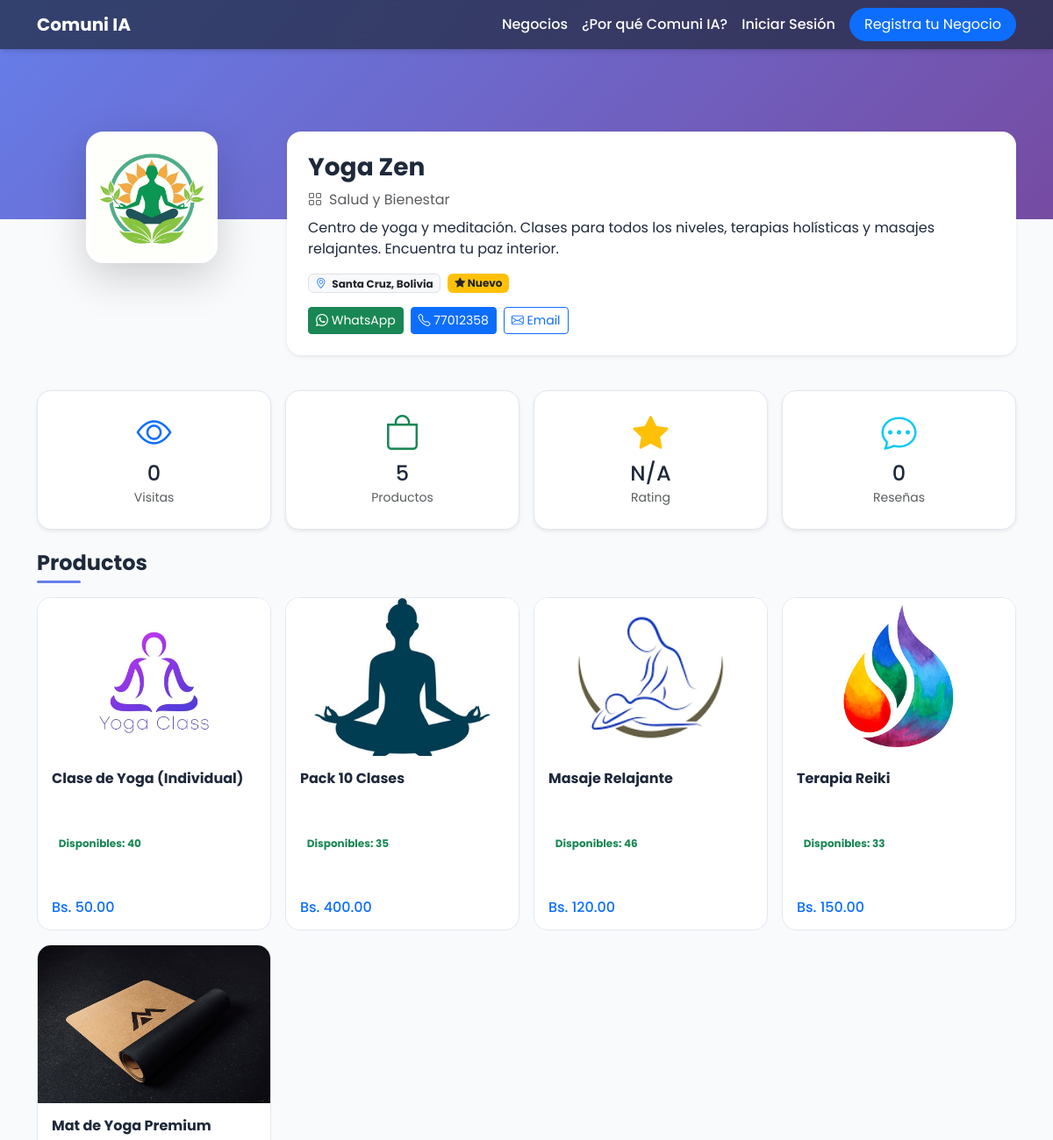
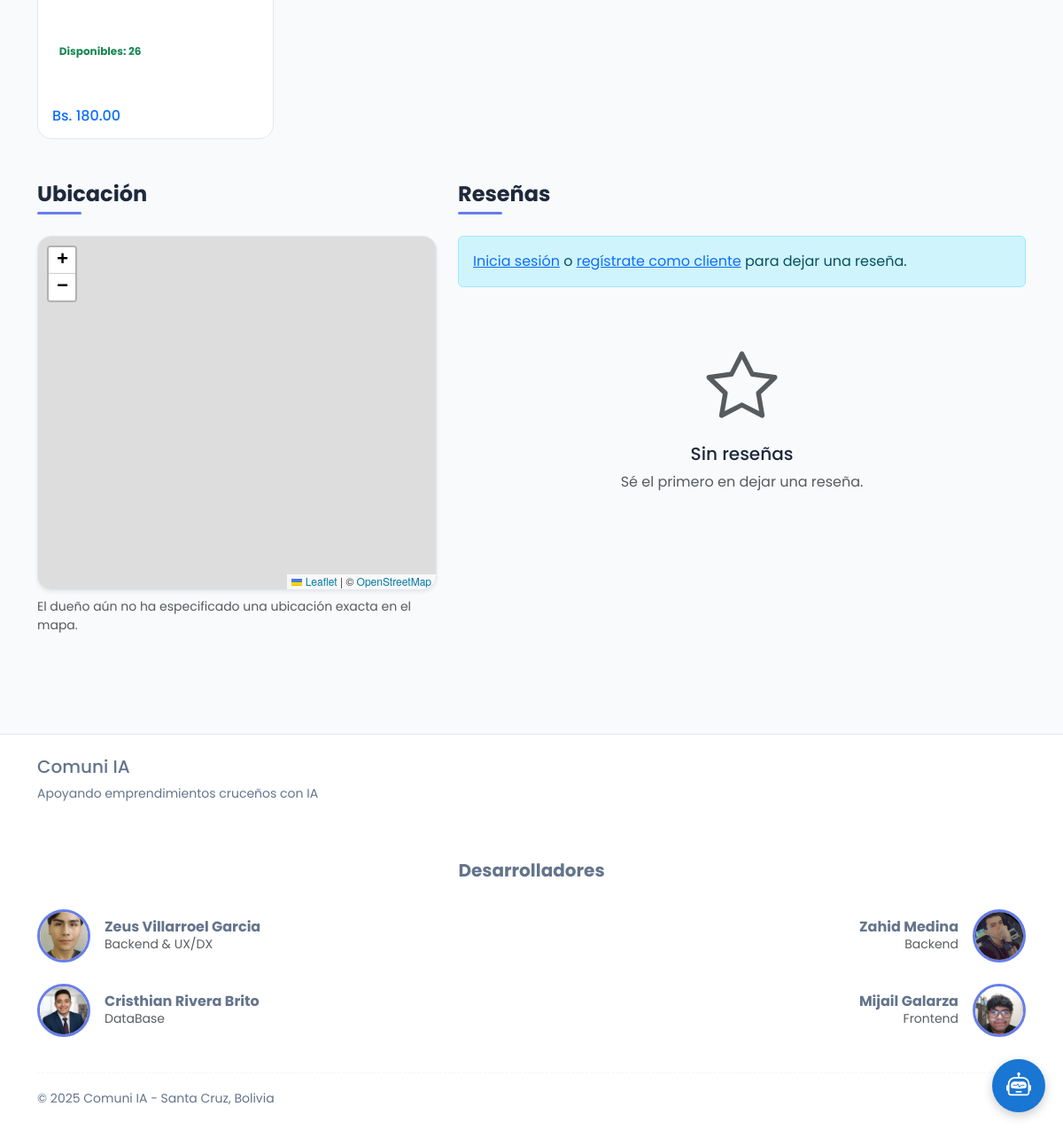
Screenshot of /profile/14 with the database file from the repository (2 pictures, top to bottom).
### app.py (models this page shows)
class Business(db.Model):
    __tablename__ = 'businesses'
    id = db.Column(db.Integer, primary_key=True)
    name = db.Column(db.String(160), nullable=False)
    description = db.Column(db.Text, nullable=False)
    logo = db.Column(db.String(500), nullable=True)  # Ruta relativa a static/uploads
    location = db.Column(db.String(160), nullable=False, default="Santa Cruz, Bolivia")
    category = db.Column(db.String(100), nullable=False, default="Servicios")
    phone = db.Column(db.String(20), nullable=True)
    nit = db.Column(db.String(20), nullable=True)  # NUEVO CAMPO
    latitude = db.Column(db.Float, nullable=True)
    longitude = db.Column(db.Float, nullable=True)
    email = db.Column(db.String(120), nullable=True)
    whatsapp = db.Column(db.String(20), nullable=True)
    reviews = db.relationship('Review', backref='business', lazy=True, cascade="all, delete-orphan")
    products = db.relationship('Product', backref='business', lazy=True, cascade="all, delete-orphan")
    favorited_by = db.relationship('User', secondary=favorites, lazy='subquery', backref=db.backref('favorite_businesses', lazy=True))
    viewed_by = db.relationship('User', secondary=business_views, lazy='subquery', backref=db.backref('viewed_businesses', lazy=True))
    is_active = db.Column(db.Boolean, default=True, nullable=False)

class Product(db.Model):
    __tablename__ = 'products'
    id = db.Column(db.Integer, primary_key=True)
    business_id = db.Column(db.Integer, db.ForeignKey('businesses.id'), nullable=False)
    name = db.Column(db.String(160), nullable=False)
    description = db.Column(db.Text, nullable=True)  # Descripción detallada del producto
    price = db.Column(db.Float, nullable=False)
    stock = db.Column(db.Integer, nullable=False, default=0) # NUEVO CAMPO
    image_url = db.Column(db.String(500), nullable=True)  # Ruta relativa a static/uploads

### app.py (the view, shortened to what this page needs)
@app.route('/profile/<int:id>', strict_slashes=False)
def profile(id):
    business = Business.query.get_or_404(id)
    products = Product.query.filter_by(business_id=id).all()
    reviews_query = Review.query.filter_by(business_id=id).order_by(Review.created_at.desc()).all()
    avg_rating = db.session.query(db.func.avg(Review.rating)).filter_by(business_id=id).scalar() or 0
    is_owner = False
    is_favorited = False
    reservations_for_owner = []
    if 'user_id' in session and User.query.get(session['user_id']) and User.query.get(session['user_id']).business_id == id:
        is_owner = True
        reservations_for_owner = db.session.query(Reservation).join(Product).filter(Product.business_id == id).order_by(Reservation.created_at.desc()).all()
    view_count = len(business.viewed_by)
    return render_template('profile.html', business=business, products=products,
                         reviews=[r.to_dict() for r in reviews_query],
                         avg_rating=round(avg_rating, 1), view_count=view_count,
                         is_owner=is_owner, reservations=reservations_for_owner,
                         is_favorited=is_favorited)

### templates/profile.html (shortened to what this page needs)
{% extends "layout.html" %}
{% block head_extra %}
  <link rel="stylesheet" href="https://unpkg.com/leaflet@1.9.4/dist/leaflet.css"/>
{% endblock %}
{% block content %}
<div data-business-id="{{ business.id }}" data-is-owner="{{ 'true' if is_owner else 'false' }}" data-latitude="{{ business.latitude or '' }}" data-longitude="{{ business.longitude or '' }}">
<div class="profile-banner" style="background-image: linear-gradient(135deg, #667eea 0%, #764ba2 100%);"></div>
<div class="container pb-5">
  <div class="profile-header">
    <div class="row">
      <div class="col-md-3 text-center mb-3 position-relative">
        {% if business.logo %}
        <img src="{{ url_for('static', filename='uploads/' + business.logo) }}" class="profile-avatar shadow-lg mx-auto">
        {% else %}
        <div class="profile-avatar shadow-lg mx-auto d-flex align-items-center justify-content-center bg-light">
          <i class="bi bi-shop display-4 text-muted"></i>
        </div>
        {% endif %}
      </div>
      <div class="col-md-9">
        <div class="bg-white rounded-4 shadow-sm p-4 h-100">
          <div class="d-flex justify-content-between align-items-start">
            <div>
              <h1 class="h3 fw-bold mb-2">{{ business.name }}</h1>
            </div>
          </div>
          <p class="text-muted mb-2"><i class="bi bi-grid me-2"></i>{{ business.category }}</p>
          <p class="mb-3">{{ business.description }}</p>
          <div class="d-flex gap-2 flex-wrap mb-3">
            <span class="badge bg-light text-dark border"><i class="bi bi-geo-alt text-primary me-1"></i> {{ business.location }}</span>
            <span class="badge bg-warning text-dark"><i class="bi bi-star-fill"></i> {{ avg_rating if avg_rating > 0 else 'Nuevo' }}</span>
          </div>
          <div class="d-flex gap-2 flex-wrap">
            {% if business.whatsapp %}
            <a href="https://wa.me/{{ business.whatsapp }}" target="_blank" class="btn btn-success btn-sm">
              <i class="bi bi-whatsapp"></i> WhatsApp
            </a>
            {% endif %}
            {% if business.phone %}
            <a href="tel:{{ business.phone }}" class="btn btn-primary btn-sm">
              <i class="bi bi-telephone"></i> {{ business.phone }}
            </a>
            {% endif %}
            {% if business.email %}
            <a href="mailto:{{ business.email }}" class="btn btn-outline-primary btn-sm">
              <i class="bi bi-envelope"></i> Email
            </a>
            {% endif %}
          </div>
        </div>
      </div>
    </div>
  </div>
  <div class="row g-3 my-4">
    <div class="col-md-3 col-6">
      <div class="stats-box shadow-sm">
        <i class="bi bi-eye display-6 text-primary"></i>
        <h4 class="mt-2 mb-0">{{ view_count }}</h4>
        <small class="text-muted">Visitas</small>
      </div>
    </div>
    <div class="col-md-3 col-6">
      <div class="stats-box shadow-sm">
        <i class="bi bi-bag display-6 text-success"></i>
        <h4 class="mt-2 mb-0">{{ products|length }}</h4>
        <small class="text-muted">Productos</small>
      </div>
    </div>
    <div class="col-md-3 col-6">
      <div class="stats-box shadow-sm">
        <i class="bi bi-star-fill display-6 text-warning"></i>
        <h4 class="mt-2 mb-0">{{ avg_rating if avg_rating > 0 else 'N/A' }}</h4>
        <small class="text-muted">Rating</small>
      </div>
    </div>
    <div class="col-md-3 col-6">
      <div class="stats-box shadow-sm">
        <i class="bi bi-chat-dots display-6 text-info"></i>
        <h4 class="mt-2 mb-0">{{ reviews|length }}</h4>
        <small class="text-muted">Reseñas</small>
      </div>
    </div>
  </div>
  <section class="mb-5">
    <div class="d-flex justify-content-between align-items-center mb-3">
      <h2 class="section-title mb-0">Productos</h2>
    </div>
    <div id="products-list" class="row g-3">
      {% if products %}
        {% for product in products %}
        <div class="col-lg-3 col-md-4 col-sm-6 col-12">
          <div class="product-card-new" data-product-id="{{ product.id }}">
            <div class="product-card-inner">
              <div class="product-card-front">
                {% if product.image_url %}
                <img src="{{ url_for('static', filename='uploads/' + product.image_url) }}" class="product-img-new">
                {% else %}
                <div class="product-img-new bg-light d-flex align-items-center justify-content-center">
                  <i class="bi bi-image display-4 text-muted"></i>
                </div>
                {% endif %}
                <div class="p-3">
                  <h6 class="fw-bold mb-2">{{ product.name }}</h6>
                  <div class="mb-2">
                    <span class="badge {{ 'bg-success-soft text-success' if product.stock > 0 else 'bg-danger-soft text-danger' }}">
                      {{ 'Disponibles: ' + product.stock|string if product.stock > 0 else 'Agotado' }}
                    </span>
                  </div>
                  <div class="d-flex justify-content-between align-items-center">
                    <span class="h6 text-primary mb-0">Bs. {{ "%.2f"|format(product.price) }}</span>
                  </div>
                </div>
              </div>
              <div class="product-card-back">
                <div class="d-flex justify-content-between align-items-start mb-3">
                  <h6 class="fw-bold mb-0">{{ product.name }}</h6>
                  <button class="btn btn-sm btn-outline-secondary flip-back-button" title="Volver">
                  </button>
                </div>
                <div class="product-description small">
                  {% if product.description %}
                  <p class="mb-3">{{ product.description }}</p>
                  {% else %}
                  <p class="text-muted">Sin descripción disponible</p>
                  {% endif %}
                </div>
                <div class="mb-3">
                  <span class="badge {{ 'bg-success-soft text-success' if product.stock > 0 else 'bg-danger-soft text-danger' }}">
                  </span>
                </div>
                <div class="mt-auto">
                  <div class="d-flex justify-content-between align-items-center">
                    <span class="h6 text-primary mb-0">Bs. {{ "%.2f"|format(product.price) }}</span>
                  </div>
                </div>
              </div>
            </div>
          </div>
        </div>
        {% endfor %}
      {% endif %}
    </div>
  </section>
  <section class="mt-5">
    <div class="row g-4">
      <div class="col-lg-5">
        <h2 class="section-title">Ubicación</h2>
        <div id="profileMap" class="map-container shadow-sm"></div>
        {% if not business.latitude or not business.longitude %}
        <p class="text-muted mt-2 small">El dueño aún no ha especificado una ubicación exacta en el mapa.</p>
        {% endif %}
      </div>
      <div class="col-lg-7">
        <h2 class="section-title">Reseñas</h2>
        {% if session.user_id and not is_owner %}
        <div class="card shadow-sm mb-4">
          <div class="card-body p-4">
            <h5 class="card-title">Deja tu opinión</h5>
            <form id="reviewForm">
              <div class="mb-3">
                <label class="form-label">Calificación</label>
                <div id="ratingStars" class="text-warning" style="cursor: pointer; font-size: 1.5rem;">
                  <i class="bi bi-star" data-value="1"></i>
                  <i class="bi bi-star" data-value="2"></i>
                  <i class="bi bi-star" data-value="3"></i>
                  <i class="bi bi-star" data-value="4"></i>
                  <i class="bi bi-star" data-value="5"></i>
                </div>
                <input type="hidden" name="rating" id="ratingInput" required>
              </div>
              <div class="mb-3">
                <label for="comment" class="form-label">Comentario</label>
                <textarea class="form-control" id="comment" name="comment" rows="3" required></textarea>
              </div>
              <button type="submit" class="btn btn-primary">Enviar Reseña</button>
            </form>
          </div>
        </div>
        {% elif not session.user_id %}
        <div class="alert alert-info">
          <a href="{{ url_for('login', next=request.url) }}">Inicia sesión</a> o
          <a href="{{ url_for('register_client') }}">regístrate como cliente</a> para dejar una reseña.
        </div>
        {% endif %}
        <div id="reviews-list">
          {% if reviews %}
            {% for review in reviews %}
            <div class="review-box shadow-sm mb-3">
              <div class="d-flex justify-content-between mb-2">
                <h6 class="fw-bold mb-0"><i class="bi bi-person-circle text-primary me-2"></i>{{ review.author }}</h6>
                <small class="text-muted">{{ review.created_at }}</small>
              </div>
              <div class="text-warning mb-2">
                {% for i in range(review.rating) %}<i class="bi bi-star-fill"></i>{% endfor %}
                {% for i in range(5 - review.rating) %}<i class="bi bi-star"></i>{% endfor %}
              </div>
              <p class="text-muted mb-0">{{ review.comment }}</p>
            </div>
            {% endfor %}
          {% else %}
          <div class="col-12 text-center py-5">
            <i class="bi bi-star display-1 text-muted"></i>
            <h5 class="mt-3">Sin reseñas</h5>
            <p class="text-muted">Sé el primero en dejar una reseña.</p>
          </div>
          {% endif %}
        </div>
      </div>
    </div>
  </section>
</div>
</div>
{% endblock %}

### static/css/styles.css (style rules this page uses)
:root { --primary-color: #667eea; --secondary-color: #764ba2; --text-dark: #1e293b; --text-light: #64748b; --bg-light: #f8fafc; --white: #ffffff; --border-color: #e2e8f0; --shadow: 0 4px 6px -1px rgba(0, 0, 0, 0.1), 0 2px 4px -2px rgba(0, 0, 0, 0.1); --shadow-lg: 0 10px 15px -3px rgba(0, 0, 0, 0.1), 0 4px 6px -4px rgba(0, 0, 0, 0.1); }
body { font-family: 'Poppins', sans-serif; background-color: var(--bg-light); color: var(--text-dark); }
.profile-banner { height: 250px; position: relative; }
.profile-header { margin-top: -100px; position: relative; z-index: 10; }
.profile-avatar { width: 150px; height: 150px; border-radius: 20px; border: 5px solid var(--white); object-fit: cover; background: var(--white); }
.stats-box { background: var(--white); border: 1px solid var(--border-color); border-radius: 16px; padding: 1.5rem; text-align: center; transition: transform 0.3s ease, box-shadow 0.3s ease; }
.section-title { font-size: 1.5rem; font-weight: 700; color: var(--text-dark); margin-bottom: 1.5rem; position: relative; padding-bottom: 0.5rem; }
.section-title::after { content: ''; position: absolute; bottom: 0; left: 0; width: 50px; height: 3px; background: var(--primary-color); border-radius: 2px; }
.product-card-new { border-radius: 16px; position: relative; height: 380px; perspective: 1000px; cursor: pointer; }
.product-card-inner { position: relative; width: 100%; height: 100%; transition: transform 0.8s; transform-style: preserve-3d; }
.product-card-front, .product-card-back { position: absolute; width: 100%; height: 100%; -webkit-backface-visibility: hidden; backface-visibility: hidden; border-radius: 16px; border: 1px solid var(--border-color); background: var(--white); overflow: hidden; display: flex; flex-direction: column; }
.product-card-back { transform: rotateY(180deg); padding: 1.25rem; }
.product-img-new { height: 180px; object-fit: cover; width: 100%; }
.product-card-front .p-3 { flex-grow: 1; display: flex; flex-direction: column; justify-content: space-between; }
.product-description { flex-grow: 1; overflow-y: auto; margin: 1rem 0; }
.map-container { height: 400px; border-radius: 16px; z-index: 1; border: 1px solid var(--border-color); }

### static/css/custom-driver.css (style rules this page uses)
:root { --driver-popover-bg: #ffffff; --driver-popover-title-color: #1e293b; --driver-popover-description-color: #64748b; --driver-button-bg: #667eea; --driver-button-hover-bg: #764ba2; --driver-button-text-color: #ffffff; --driver-overlay-bg: rgba(30, 41, 59, 0.7); }

### rows the page displays
Business: logo (picture), name "Yoga Zen", category "Salud y Bienestar", description "Centro de yoga y meditación. Clases para todos los niveles, terapias holísticas y masajes relajantes. Encuentra tu paz interior.", location "Santa Cruz, Bolivia", phone "77012358"
Product: image_url (picture), name "Clase de Yoga (Individual)", stock "Disponibles: 40", price "50.00"
Product: image_url (picture), name "Pack 10 Clases", stock "Disponibles: 35", price "400.00"
Product: image_url (picture), name "Masaje Relajante", stock "Disponibles: 46", price "120.00"
Product: image_url (picture), name "Terapia Reiki", stock "Disponibles: 33", price "150.00"
Product: image_url (picture), name "Mat de Yoga Premium", stock "Disponibles: 26", price "180.00"

### other values shown
{{ avg_rating if avg_rating > 0 else 'Nuevo' }} "Nuevo"
{{ view_count }} "0"
{{ products|length }} "5"
{{ avg_rating if avg_rating > 0 else 'N/A' }} "N/A"
{{ reviews|length }} "0"
